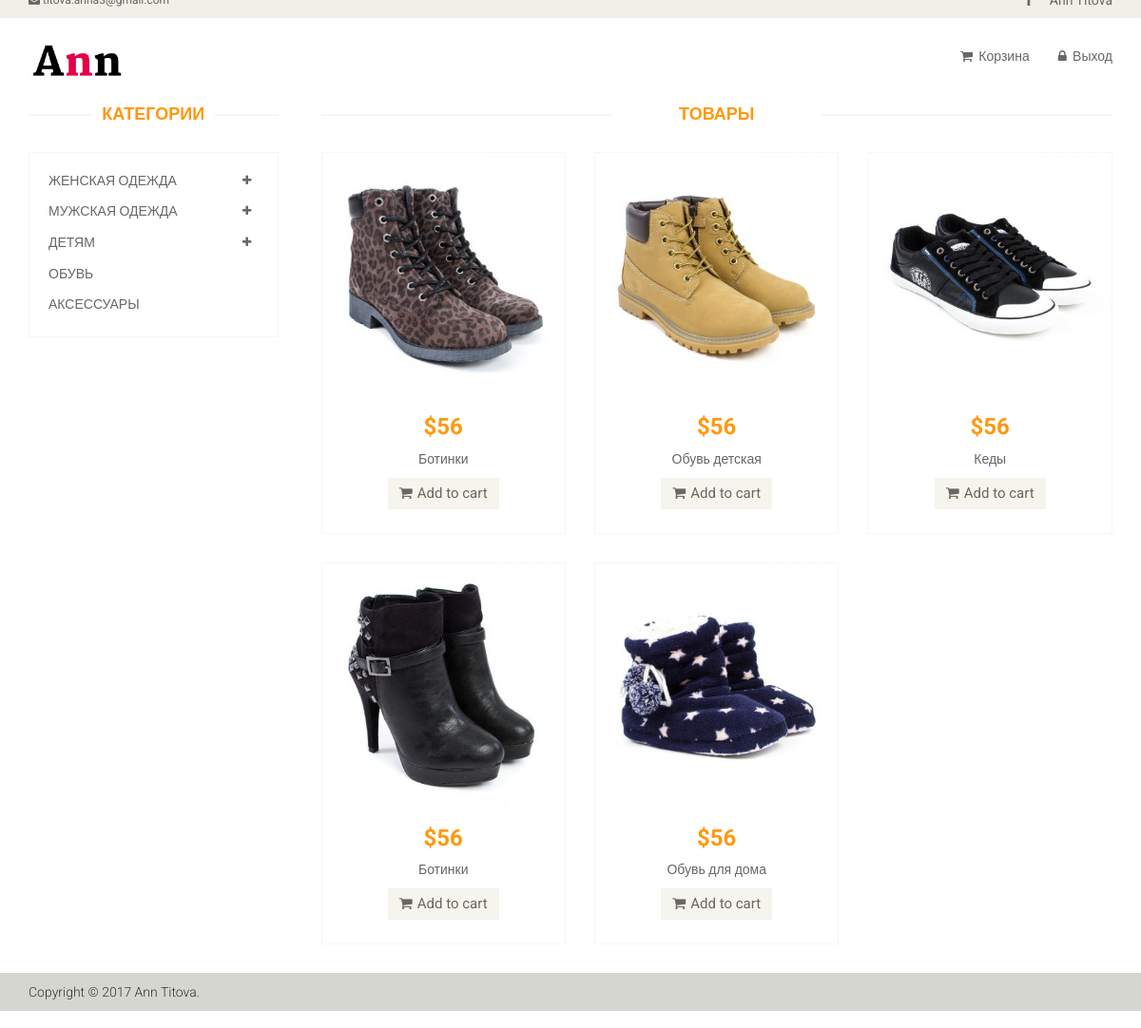
The page /magazin_shoes.php on the database its author committed.
### tables this page shows
CREATE TABLE IF NOT EXISTS `products` (
  `id` int(111) NOT NULL AUTO_INCREMENT,
  `id_user` int(11) NOT NULL,
  `name` varchar(255) NOT NULL,
  `size` varchar(255) NOT NULL,
  `color` varchar(255) NOT NULL,
  `sezon` varchar(255) NOT NULL,
  `image` varchar(255) NOT NULL,
  `view` varchar(255) NOT NULL,
  `cart` int(11) NOT NULL,
  `price` varchar(255) NOT NULL,
  PRIMARY KEY (`id`)
);

### magazin_shoes.php (the view, shortened to what this page needs)
<?php include ("header.php"); ?>
				<div class="col-sm-9 padding-right">
					<div class="features_items">
						<h2 class="title text-center">Товары</h2>
												<?php
$res = mysql_query("SELECT * FROM products WHERE view = 'Shoes'") or die(mysql_error());
while($total = mysql_fetch_array($res)){
echo '
<div class="col-sm-4">
							<div class="product-image-wrapper">
								<div class="single-products">
									<div class="productinfo text-center">
										<img src="images/home/shoes/'. $total['image'] .'" alt="" />
										<h2>'. $total['price'] .'</h2>
										<p>'. $total['name'] .'</p>
										<a href="#" class="btn btn-default add-to-cart"><i class="fa fa-shopping-cart"></i>Add to cart</a>
									</div>
									<div class="product-overlay">
										<div class="overlay-content">
										<div class = "content-opis">
										<p>Цвет: '. $total['color'] .'</p>
										<p>Размер: '. $total['size'] .'</p>
										<p>Сезон: '. $total['sezon'] .'</p>
										</div>
											<h2>'. $total['price'] .'</h2>
											<p>'. $total['name'] .'</p>
											<form action = "cart.php?id='. $total['id'] .'" method="post">
											 <button type="submit" class = "submit"> <a  class="btn btn-default add-to-cart"><i class="fa fa-shopping-cart"></i>Add to cart</a></button>
											</form>
										</div>
									</div>
								</div>
							</div>
						</div>
';
}
						?>
					</div>
				</div>
			<?php
						include ("footer.php");?>

### css/main.css (style rules this page uses)
body { font-family: 'Roboto', sans-serif; background:; position: relative; font-weight:400px; }
a { -webkit-transition: 300ms; -moz-transition: 300ms; -o-transition: 300ms; transition: 300ms; }
h1, h2, h3, h4, h5, h6 { font-family: 'Roboto', sans-serif; }
.left-sidebar h2:after, h2.title:after { content: " "; position: absolute; border: 1px solid #f5f5f5; bottom:8px; left: 0; width: 100%; height: 0; z-index: -2; }
h2.title:before { content: " "; position: absolute; background: #fff; bottom: -6px; width: 220px; height: 30px; z-index: -1; left: 50%; margin-left: -110px; }
.padding-right { padding-right: 0; }
.features_items { overflow:hidden; }
h2.title { color: #FE980F; font-family: 'Roboto', sans-serif; font-size: 18px; font-weight: 700; margin: 0 15px; text-transform: uppercase; margin-bottom: 30px; position: relative; }
.product-image-wrapper { border:1px solid #F7F7F5; overflow: hidden; margin-bottom:30px; }
.single-products { position: relative; }
.productinfo h2 { color: #FE980F; font-family: 'Roboto', sans-serif; font-size: 24px; font-weight: 700; }
.productinfo p { font-family: 'Roboto', sans-serif; font-size: 14px; font-weight: 400; color: #696763; }
.productinfo img { width: 100%; }
.productinfo { position:relative; }
.product-overlay { background:#FE980F; top: 0; display: none; height: 0; position: absolute; transition: height 500ms ease 0s; width: 100%; display: block; opacity:; }
.product-overlay .overlay-content { bottom: 5%; position: absolute; bottom: 5%; text-align: center; width: 100%; }
.add-to-cart { background:#F5F5ED; border: 0 none; border-radius: 0; color: #696763; font-family: 'Roboto', sans-serif; font-size: 15px; margin-bottom: 25px; }
.add-to-cart i { margin-right:5px; }

### rows shown on the page
products: image (picture), price "$56", name "Ботинки"
products: image (picture), price "$56", name "Обувь детская"
products: image (picture), price "$56", name "Кеды"
products: image (picture), price "$56", name "Ботинки"
products: image (picture), price "$56", name "Обувь для дома"
